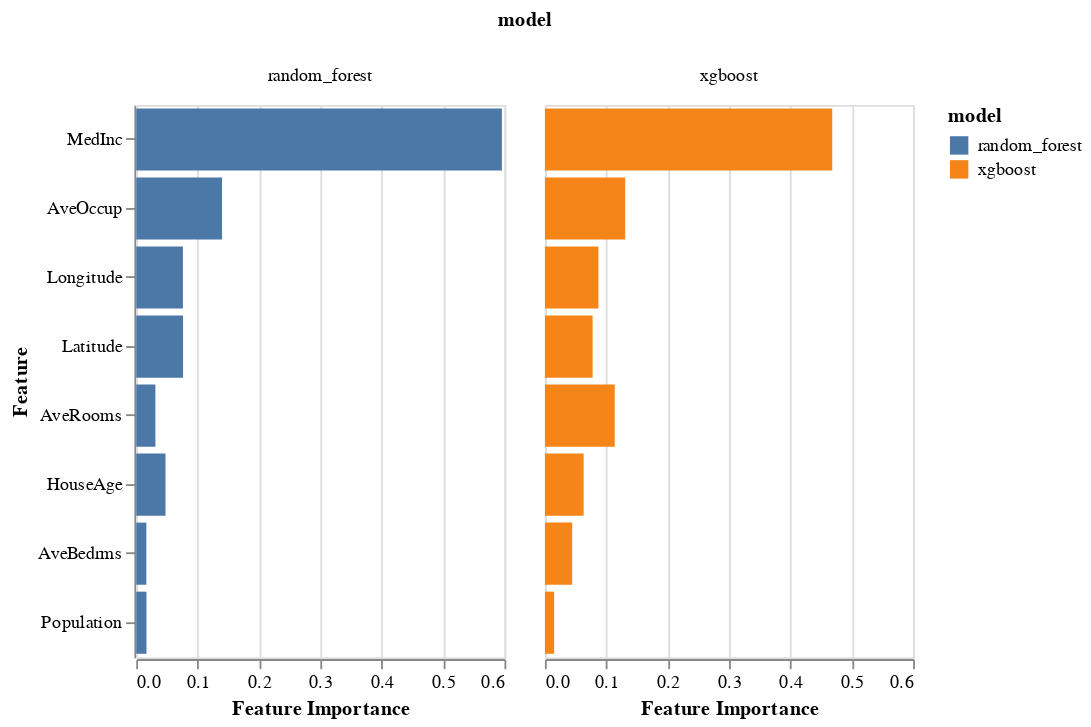

Source (notebook cell):
### Markdown cell above
**What to look for:**
- **Scatter plot**: Points should cluster around the red diagonal line (perfect predictions)
- **Residual plot**: Errors should be randomly distributed around zero (no patterns)

## Part 9: Feature Importance Comparison

Compare feature importance across tree-based models.

### Code cell
# Combine feature importance from both models
importance_comparison = pd.merge(
    feature_importance.rename(columns={'importance': 'random_forest'}),
    xgb_importance.rename(columns={'importance': 'xgboost'}),
    on='feature'
)

importance_long = importance_comparison.melt(
    id_vars='feature',
    value_vars=['random_forest', 'xgboost'],
    var_name='model',
    value_name='importance'
)

alt.Chart(importance_long).mark_bar().encode(
    x=alt.X('importance:Q', title='Feature Importance'),
    y=alt.Y('feature:N', title='Feature', sort='-x'),
    color='model:N',
    column='model:N'
).properties(
    width=200,
    height=300
)

### Figure 1 — Vega-Lite specification as saved in the notebook (floating-point values rounded to 4 significant figures)
{"config": {"view": {"continuousWidth": 300, "continuousHeight": 300}}, "data": {"name": "data-05bdbdf0d279fac0d8c65dd47604f5dd"}, "mark": {"type": "bar"}, "encoding": {"color": {"field": "model", "type": "nominal"}, "column": {"field": "model", "type": "nominal"}, "x": {"field": "importance", "title": "Feature Importance", "type": "quantitative"}, "y": {"field": "feature", "sort": "-x", "title": "Feature", "type": "nominal"}}, "height": 300, "width": 200, "$schema": "https://vega.github.io/schema/vega-lite/v6.1.0.json", "datasets": {"data-05bdbdf0d279fac0d8c65dd47604f5dd": [{"feature": "MedInc", "model": "random_forest", "importance": 0.5958}, {"feature": "AveOccup", "model": "random_forest", "importance": 0.1398}, {"feature": "Latitude", "model": "random_forest", "importance": 0.07632}, {"feature": "Longitude", "model": "random_forest", "importance": 0.07603}, {"feature": "HouseAge", "model": "random_forest", "importance": 0.04767}, {"feature": "AveRooms", "model": "random_forest", "importance": 0.03123}, {"feature": "Population", "model": "random_forest", "importance": 0.01667}, {"feature": "AveBedrms", "model": "random_forest", "importance": 0.01648}, {"feature": "MedInc", "model": "xgboost", "importance": 0.4682}, {"feature": "AveOccup", "model": "xgboost", "importance": 0.1308}, {"feature": "Latitude", "model": "xgboost", "importance": 0.07769}, {"feature": "Longitude", "model": "xgboost", "importance": 0.08712}, {"feature": "HouseAge", "model": "xgboost", "importance": 0.06307}, {"feature": "AveRooms", "model": "xgboost", "importance": 0.1138}, {"feature": "Population", "model": "xgboost", "importance": 0.01499}, {"feature": "AveBedrms", "model": "xgboost", "importance": 0.04441}]}}
